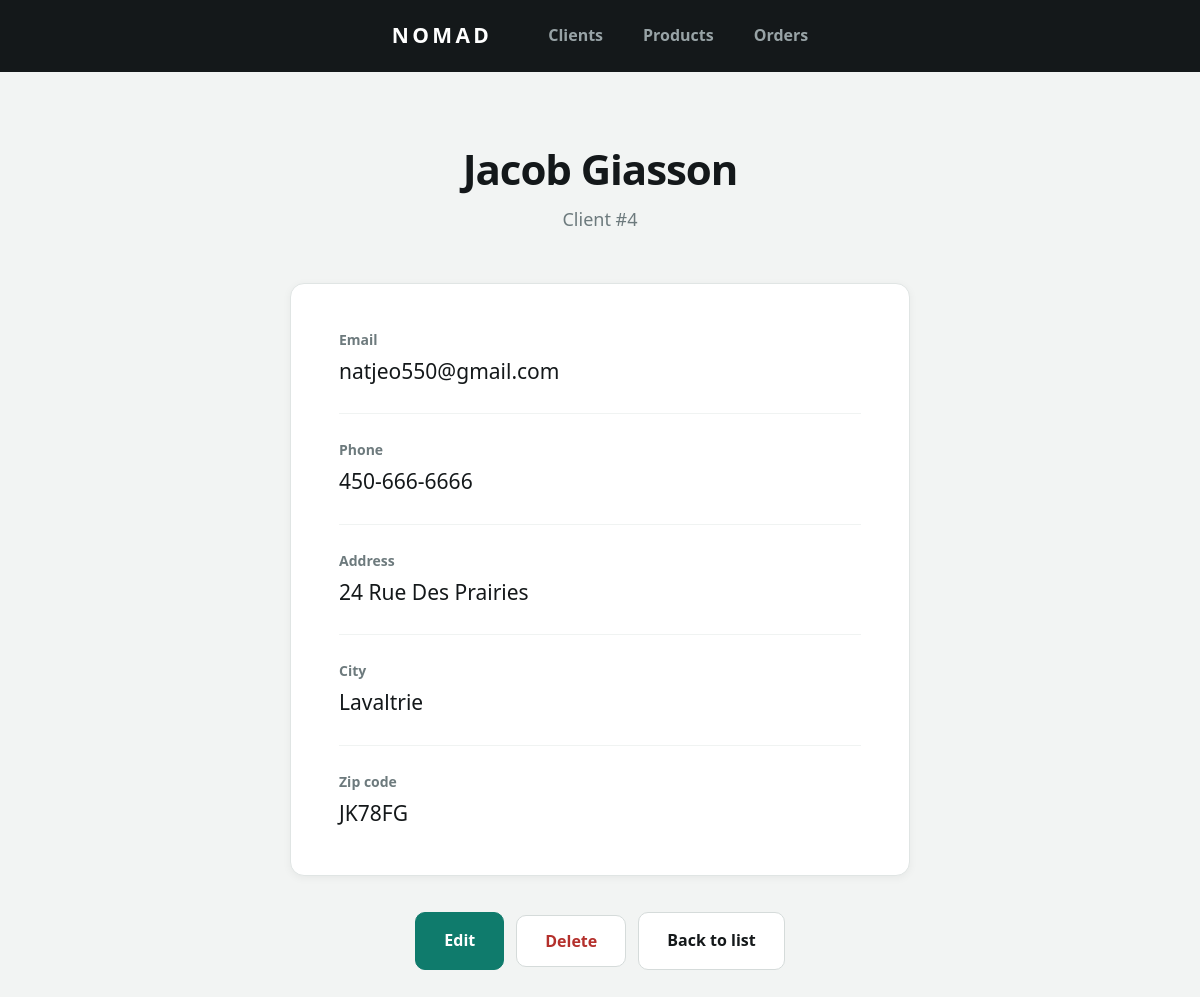
Page /client-show.php?id=4 on the committed database.
### tables this page shows
CREATE TABLE `client` (
  `id` int NOT NULL,
  `name` varchar(100) NOT NULL,
  `email` varchar(150) NOT NULL,
  `phone` varchar(20) DEFAULT NULL,
  `address` varchar(255) NOT NULL,
  `city` varchar(100) NOT NULL,
  `zip_code` varchar(10) NOT NULL
);

### Classe/CRUD.php (called while the page is built, shortened)
<?php
class CRUD extends PDO {
    public function selectId(string $table, int|string $value, $field = 'id'):bool|array{
        $sql = "SELECT * FROM $table WHERE $field = :$field";
        $stmt = $this->prepare($sql);
        $stmt->bindValue(":$field", $value);
        $stmt->execute();
        $count = $stmt->rowCount();
        if($count == 1){
            return $stmt->fetch();
        }else{
            return false;
        }
    }
}

### client-show.php (the view, shortened to what this page needs)
<?php
$id = $_GET['id'];
require_once('Classe/CRUD.php');
$crud = new CRUD;
$client = $crud->selectId('client', $id);
if($client){
    extract($client);
}else{
    header('location:client-index.php');
    die();
}
?>
<!DOCTYPE html>
<html lang="en">
<head>
    <link rel="stylesheet" href="css/style.css">
</head>
<body>
    <?php require_once('nav.php'); ?>
    <main class="page">
        <h1 class="page__title"><?= $name; ?></h1>
        <p class="page__subtitle">Client #<?= $id; ?></p>
        <div class="card">
            <span class="card__label">Email</span>
            <span class="card__value"><?= $email; ?></span>
            <span class="card__label">Phone</span>
            <span class="card__value"><?= $phone; ?></span>
            <span class="card__label">Address</span>
            <span class="card__value"><?= $address; ?></span>
            <span class="card__label">City</span>
            <span class="card__value"><?= $city; ?></span>
            <span class="card__label">Zip code</span>
            <span class="card__value"><?= $zip_code; ?></span>
        </div>
        <div class="page__actions">
            <a href="client-edit.php?id=<?= $id; ?>" class="btn btn--primary">Edit</a>
            <form action="client-delete.php" method="post">
                <input type="submit" value="Delete" class="btn btn--danger">
            </form>
            <a href="client-index.php" class="btn">Back to list</a>
        </div>
    </main>
</body>
</html>

### css/style.css (style rules this page uses)
* { box-sizing: border-box; margin: 0; padding: 0; }
body { background: #f2f4f3; color: #14181a; font-family: "Segoe UI", -apple-system, Arial, sans-serif; font-size: 17px; line-height: 1.7; -webkit-font-smoothing: antialiased; }
a { color: #0f7b6c; text-decoration: none; }
.page { max-width: 880px; margin: 0 auto; padding: 72px 32px 100px; text-align: center; }
.page__title { font-size: 42px; font-weight: 700; letter-spacing: -0.025em; line-height: 1.2; margin-bottom: 10px; }
.page__subtitle { color: #6d7a7d; font-size: 18px; margin-bottom: 48px; }
.page__actions { margin-top: 36px; display: flex; justify-content: center; gap: 12px; align-items: center; }
.card { background: #ffffff; border: 1px solid #e0e5e4; border-radius: 14px; padding: 44px 48px; max-width: 620px; margin: 0 auto; text-align: left; box-shadow: 0 2px 8px rgba(20, 24, 26, 0.05); }
.card__label { display: block; color: #6d7a7d; font-size: 14px; font-weight: 600; margin-bottom: 2px; }
.card__value { display: block; font-size: 21px; font-weight: 500; padding-bottom: 24px; margin-bottom: 24px; border-bottom: 1px solid #f0f3f2; }
.card__value:last-child { padding-bottom: 0; margin-bottom: 0; border-bottom: none; }
.btn { display: inline-block; padding: 14px 28px; border: 1px solid #d5dbda; border-radius: 10px; background: #ffffff; color: #14181a; font-family: inherit; font-size: 16px; font-weight: 600; cursor: pointer; }
.btn--primary { background: #0f7b6c; border-color: #0f7b6c; color: #ffffff; }
.btn--danger { background: #ffffff; border-color: #d5dbda; color: #b4302c; }

### rows in the picture
client: name "Jacob Giasson", id "4", email "natjeo550@gmail.com", phone "450-666-6666", address "24 Rue Des Prairies", city "Lavaltrie", zip_code "JK78FG"
